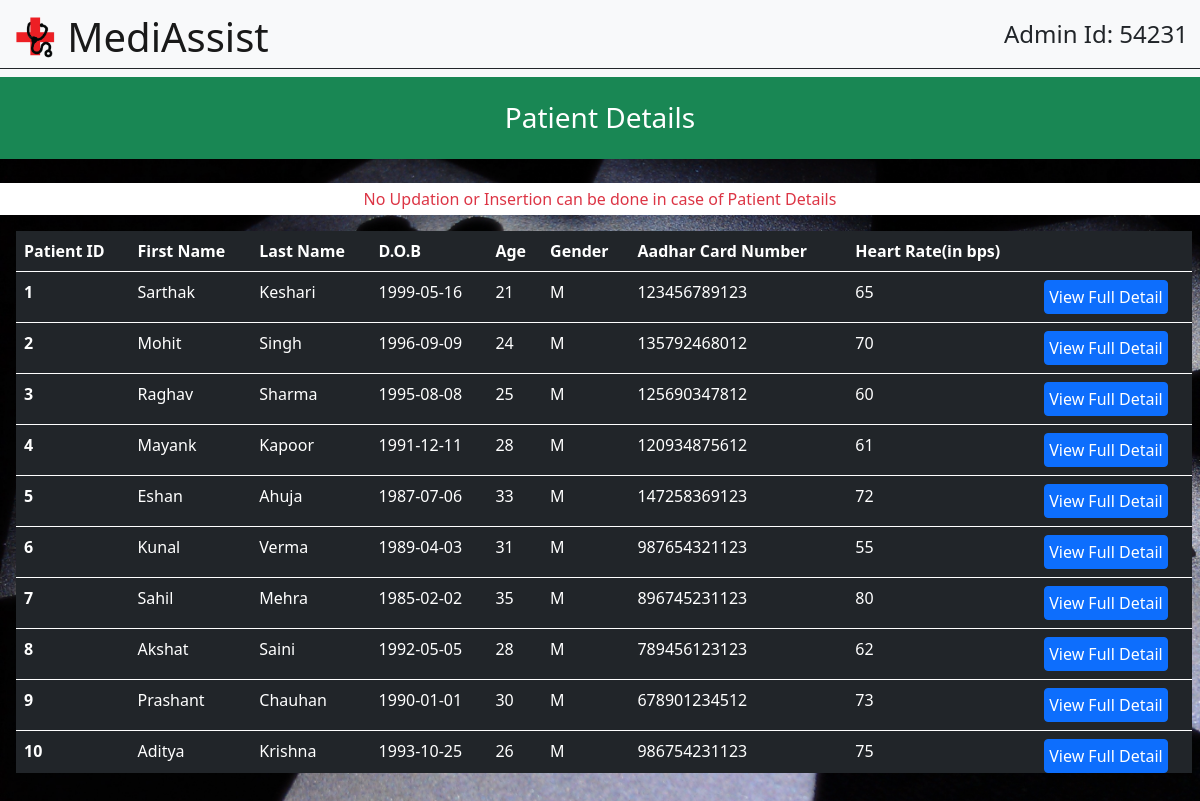
Screenshot of /admin_patient.php with the database file from the repository.
### tables this page shows
CREATE TABLE `patients` (
  `S_No` int(11) NOT NULL,
  `F_name` varchar(100) NOT NULL,
  `L_name` varchar(100) NOT NULL,
  `D.O.B` date NOT NULL,
  `Age` int(3) NOT NULL,
  `Gender` varchar(1) NOT NULL,
  `Aadhar_No` bigint(12) NOT NULL,
  `Heart_rate` int(3) NOT NULL,
  `Diabetes` varchar(1) NOT NULL,
  `Blood_pres` varchar(1) NOT NULL,
  `Arthritis` varchar(1) NOT NULL,
  `Allergy` varchar(1) NOT NULL,
  `Allergy_Name` varchar(100) NOT NULL,
  `Asthma` varchar(1) NOT NULL,
  `Smoking` varchar(1) NOT NULL,
  `Alcohol` varchar(1) NOT NULL,
  `Exercise` varchar(1) NOT NULL,
  `Surgery1` varchar(100) NOT NULL,
  `D_Surgery1` date NOT NULL,
  `Surgery2` varchar(100) NOT NULL,
  `D_Surgery2` date NOT NULL,
  `Surgery3` varchar(100) NOT NULL,
  `D_Surgery3` date NOT NULL,
  `Add_SurgeryInfo` varchar(500) NOT NULL,
  `Doc_Consult1` varchar(100) NOT NULL,
  `D_Consult1` date NOT NULL,
  `Pur_Consult1` varchar(200) NOT NULL,
  `Doc_Consult2` varchar(100) NOT NULL,
  `D_Consult2` date NOT NULL,
  `Pur_Consult2` varchar(200) NOT NULL,
  `Doc_Consult3` varchar(100) NOT NULL,
  `D_Consult3` date NOT NULL,
  `Pur_Consult3` varchar(200) NOT NULL,
  `Add_ConsultInfo` varchar(500) NOT NULL
);

### admin_patient.php (the view, shortened to what this page needs)
<!doctype html>
<html lang="en">
  <head>
    <link rel="stylesheet" href="https://stackpath.bootstrapcdn.com/bootstrap/5.0.0-alpha2/css/bootstrap.min.css">
  </head>
  <body>
    <nav class="navbar navbar-light bg-light">
        <div class="container-fluid border-dark border-bottom">
          <a class="navbar-brand" href="admin_index.php">
            <img src="images/icon.png" alt="" width="50" height="50" class="d-inline-block align-top">
            <span class="h1">MediAssist</span>
          </a>
            <p class="h4 pr-5">
                Admin Id: 54231
            </p>
        </div>
      </nav>
      <div class="h3 bg-success p-4 text-white text-center">
          Patient Details
      </div>
    <div class="row bg-white mt-4 idid">
        <div class="col-12">
            <p class="m-1 text-center text-danger">No Updation or Insertion can be done in case of Patient Details</p>
        </div>
    </div>
    <div class="detailtable m-2">
    <?php
            $db_host='127.0.0.1';
            $db_user='root';
            $db_pass='';
            $db_name='mediassist';
            $conn=mysqli_connect($db_host,$db_user,$db_pass,$db_name);
            $sql='SELECT * from patients';
            $query = mysqli_query($conn,$sql);
            echo '<table class="table table-dark table-hover m-2">
            <thead>
                <tr>
                <th scope="col col-1">Patient ID</th>
                <th scope="col">First Name</th>
                <th scope="col">Last Name</th>
                <th scope="col">D.O.B</th>
                <th scope="col">Age</th>
                <th scope="col">Gender</th>
                <th scope="col">Aadhar Card Number</th>
                <th scope="col">Heart Rate(in bps)</th>
                <th></th>
                </tr>
            </thead>';
            while($row=mysqli_fetch_array($query))
            {
            echo '
            <tbody>
                <tr>
                <th scope="row">'.$row['S_No'].'</th>
                <td>'.$row['F_name'].'</td>
                <td>'.$row['L_name'].'</td>
                <td>'.$row['D.O.B'].'</td>
                <td>'.$row['Age'].'</td>
                <td>'.$row['Gender'].'</td>
                <td>'.$row['Aadhar_No'].'</td>
                <td>'.$row['Heart_rate'].'</td>
                <td><button id="'.$row['S_No'].'" onclick=showdetails('.$row['S_No'].') data-toggle="modal" data-target="#exampleModal" class="btn btn-primary p-1">View Full Detail</button></td>
                </tr>
            </tbody>';
            }
            echo '</table>';
            ?>
        </div>
  </body>
</html>

### admin_patient.php (style rules this page uses)
* { background-color: transparent; }
body { background: url(Images/medical_wallpaper.jpg); background-size: cover; height: 100vh; backdrop-filter: blur(5px) opacity(40%) hue-rotate(60deg); overflow: hidden; }
.detailtable { overflow: scroll; height: 65vh; }

### rows the page displays
patients: S_No "1", F_name "Sarthak", L_name "Keshari", O "1999-05-16", Age "21", Gender "M", Aadhar_No "123456789123", Heart_rate "65"
patients: S_No "2", F_name "Mohit", L_name "Singh", O "1996-09-09", Age "24", Gender "M", Aadhar_No "135792468012", Heart_rate "70"
patients: S_No "3", F_name "Raghav", L_name "Sharma", O "1995-08-08", Age "25", Gender "M", Aadhar_No "125690347812", Heart_rate "60"
patients: S_No "4", F_name "Mayank", L_name "Kapoor", O "1991-12-11", Age "28", Gender "M", Aadhar_No "120934875612", Heart_rate "61"
patients: S_No "5", F_name "Eshan", L_name "Ahuja", O "1987-07-06", Age "33", Gender "M", Aadhar_No "147258369123", Heart_rate "72"
patients: S_No "6", F_name "Kunal", L_name "Verma", O "1989-04-03", Age "31", Gender "M", Aadhar_No "987654321123", Heart_rate "55"
patients: S_No "7", F_name "Sahil", L_name "Mehra", O "1985-02-02", Age "35", Gender "M", Aadhar_No "896745231123", Heart_rate "80"
patients: S_No "8", F_name "Akshat", L_name "Saini", O "1992-05-05", Age "28", Gender "M", Aadhar_No "789456123123", Heart_rate "62"
patients: S_No "9", F_name "Prashant", L_name "Chauhan", O "1990-01-01", Age "30", Gender "M", Aadhar_No "678901234512", Heart_rate "73"
patients: S_No "10", F_name "Aditya", L_name "Krishna", O "1993-10-25", Age "26", Gender "M", Aadhar_No "986754231123", Heart_rate "75"
